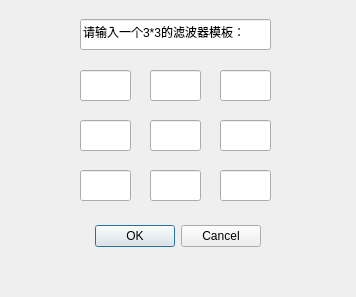
<?xml version="1.0" encoding="UTF-8"?>
<ui version="4.0">
 <class>definedFilter</class>
 <widget class="QDialog" name="definedFilter">
  <property name="geometry">
   <rect>
    <x>0</x>
    <y>0</y>
    <width>356</width>
    <height>297</height>
   </rect>
  </property>
  <property name="windowTitle">
   <string>Dialog</string>
  </property>
  <widget class="QDialogButtonBox" name="buttonBox">
   <property name="geometry">
    <rect>
     <x>-80</x>
     <y>220</y>
     <width>341</width>
     <height>32</height>
    </rect>
   </property>
   <property name="orientation">
    <enum>Qt::Horizontal</enum>
   </property>
   <property name="standardButtons">
    <set>QDialogButtonBox::Cancel|QDialogButtonBox::Ok</set>
   </property>
  </widget>
  <widget class="QLineEdit" name="lineEdit0">
   <property name="geometry">
    <rect>
     <x>80</x>
     <y>19</y>
     <width>191</width>
     <height>31</height>
    </rect>
   </property>
   <property name="text">
    <string>请输入一个3*3的滤波器模板：</string>
   </property>
  </widget>
  <widget class="QLineEdit" name="lineEdit1">
   <property name="geometry">
    <rect>
     <x>80</x>
     <y>70</y>
     <width>51</width>
     <height>31</height>
    </rect>
   </property>
  </widget>
  <widget class="QLineEdit" name="lineEdit2">
   <property name="geometry">
    <rect>
     <x>150</x>
     <y>70</y>
     <width>51</width>
     <height>31</height>
    </rect>
   </property>
  </widget>
  <widget class="QLineEdit" name="lineEdit3">
   <property name="geometry">
    <rect>
     <x>220</x>
     <y>70</y>
     <width>51</width>
     <height>31</height>
    </rect>
   </property>
  </widget>
  <widget class="QLineEdit" name="lineEdit4">
   <property name="geometry">
    <rect>
     <x>80</x>
     <y>120</y>
     <width>51</width>
     <height>31</height>
    </rect>
   </property>
  </widget>
  <widget class="QLineEdit" name="lineEdit5">
   <property name="geometry">
    <rect>
     <x>150</x>
     <y>120</y>
     <width>51</width>
     <height>31</height>
    </rect>
   </property>
  </widget>
  <widget class="QLineEdit" name="lineEdit6">
   <property name="geometry">
    <rect>
     <x>220</x>
     <y>120</y>
     <width>51</width>
     <height>31</height>
    </rect>
   </property>
  </widget>
  <widget class="QLineEdit" name="lineEdit7">
   <property name="geometry">
    <rect>
     <x>80</x>
     <y>170</y>
     <width>51</width>
     <height>31</height>
    </rect>
   </property>
  </widget>
  <widget class="QLineEdit" name="lineEdit8">
   <property name="geometry">
    <rect>
     <x>150</x>
     <y>170</y>
     <width>51</width>
     <height>31</height>
    </rect>
   </property>
  </widget>
  <widget class="QLineEdit" name="lineEdit9">
   <property name="geometry">
    <rect>
     <x>220</x>
     <y>170</y>
     <width>51</width>
     <height>31</height>
    </rect>
   </property>
  </widget>
 </widget>
 <resources/>
 <connections>
  <connection>
   <sender>buttonBox</sender>
   <signal>accepted()</signal>
   <receiver>definedFilter</receiver>
   <slot>accept()</slot>
   <hints>
    <hint type="sourcelabel">
     <x>248</x>
     <y>254</y>
    </hint>
    <hint type="destinationlabel">
     <x>157</x>
     <y>274</y>
    </hint>
   </hints>
  </connection>
  <connection>
   <sender>buttonBox</sender>
   <signal>rejected()</signal>
   <receiver>definedFilter</receiver>
   <slot>reject()</slot>
   <hints>
    <hint type="sourcelabel">
     <x>316</x>
     <y>260</y>
    </hint>
    <hint type="destinationlabel">
     <x>286</x>
     <y>274</y>
    </hint>
   </hints>
  </connection>
 </connections>
</ui>
